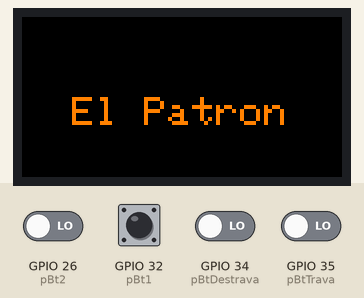
Simulated run of this program. Board: ESP32. Parts: 160×80 colour display. The inputs (shaded band) are chosen by the test bench; at power-on: GPIO 26 (pBt2), GPIO 32 (pBt1), GPIO 34 (pBtDestrava), GPIO 35 (pBtTrava) LOW.

Above: at 1.3 s.
1.4 s: GPIO 34 (pBtDestrava) driven HIGH
At 1.7 s:
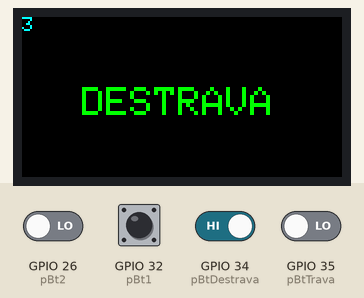
4.4 s: GPIO 32 (pBt1) driven HIGH
At 5.6 s:
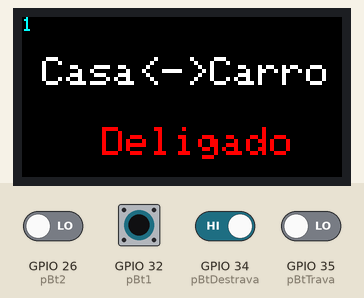
5.9 s: GPIO 26 (pBt2) driven HIGH
At 6.7 s:
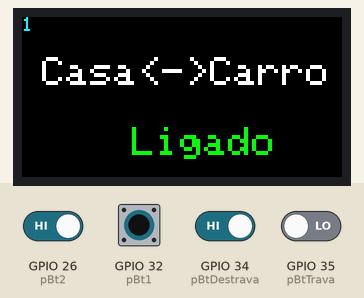
7.4 s: GPIO 35 (pBtTrava) driven HIGH
At 7.7 s:
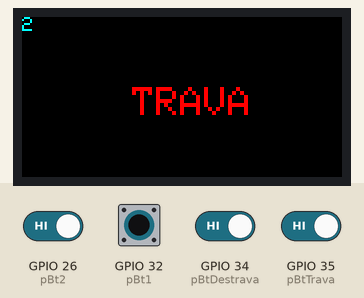
10.4 s: GPIO 32 (pBt1) pulsed LOW 5 times (0.12 s each, 0.3 s apart)
At 13.0 s:
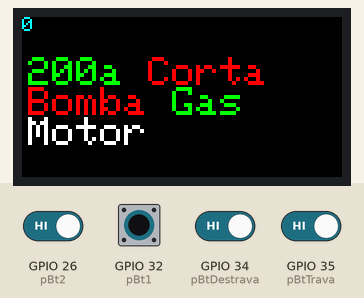
Timing chart, 0 to 14.4 s (numbered marks = the images above; inputs shaded):
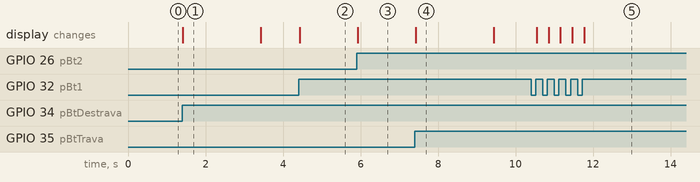

Measured:
- after the input at 1.4 s, the display: changes at once (image 1)
- after the input at 4.4 s, the display: changes at once (image 2)
- after the input at 5.9 s, the display: changes at once (image 3)
- after the input at 7.4 s, the display: changes at once (image 4)
- after the input at 10.4 s, the display: changes after 0.14 s (image 5)
- what the display in image 1 shows lasts 2.0 s, from 1.4 s to 3.4 s

The program:

main.cpp
```cpp
#include <Arduino.h>
#include <SPI.h>
#include <Adafruit_GFX.h>
#include <Adafruit_ST7735.h>
#include "./libs/util.h"

#define RXp2 16
#define TXp2 17

// Pin definitions for ESP32
#define SCLK 22
#define MOSI 23
#define CS 4
#define DC 2
#define RST 15

#define TELA_PRINCIPAL 0
#define TELA_RELE_200A 1
#define TELA_TRAVA 2
#define TELA_DESTRAVA 3
#define TELA_CC 4

#define pIgnicao 21
#define pMotor 19
#define pAux 18
#define pBt1 32
#define pBt2 26
#define pBtTrava 35
#define pBtDestrava 34

#define getALL 86
#define setReleH 82
#define setReleL 114
#define setCCH 67
#define setCCL 99
#define setIgnicaoH 73
#define setIgnicaoL 105
#define setMotorH 77
#define setMotorL 109
#define setGasH 71
#define setGasL 103
#define setAguaH 65
#define setAguaL 97
#define setPositH 80
#define setPositL 112

int stRele200a = LOW;
int stReleCC = LOW;
int stGas = HIGH;
int stAgua = LOW;
int stIgnicao = LOW;
int stMotor = LOW;

int bt1last = HIGH;
int bt2last = HIGH;
int btTravlast = HIGH;
int btDeslast = HIGH;

int bt1mili = 0;
int bt2mili = 0;
int btTravmili = 0;
int btDesmili = 0;

int loopLed = 0;
int loopBtn = 0;
int loopSetSerial = 0;

int screen = -1;

Adafruit_ST7735 tft = Adafruit_ST7735(CS, DC, MOSI, SCLK, RST);

void setup() {
  Serial2.begin(9600, SERIAL_8N1, RXp2, TXp2);

  pinMode(pBt1, INPUT);
  pinMode(pBt2, INPUT);
  pinMode(pBtTrava, INPUT);
  pinMode(pBtDestrava, INPUT);
  pinMode(pIgnicao, INPUT);
  pinMode(pMotor, INPUT);
  pinMode(pAux, INPUT);

  tft.initR(INITR_MINI160x80_PLUGIN);
  tft.setRotation(1);
  tft.fillScreen(ST7735_BLACK);
  tft.setCursor(25,40);
  tft.setTextColor(ST7735_ORANGE);
  tft.setTextSize(2);
  tft.println("El Patron");
}

void tela(int newScreen) {
  if (newScreen > TELA_CC || newScreen < TELA_PRINCIPAL) {
    screen = TELA_PRINCIPAL;
  } else {
    screen = newScreen;
  }

  tft.setTextSize(2);

  if (screen == TELA_PRINCIPAL) {
    tft.fillScreen(ST7735_BLACK);
    tft.setCursor(3,5);

    tft.setCursor(3, 20);
    if (stRele200a == HIGH) {
      tft.setTextColor(ST77XX_GREEN);
    } else {
      tft.setTextColor(ST77XX_RED);
    }
    tft.print("200a ");

    if (stReleCC == HIGH) {
      tft.setTextColor(ST77XX_GREEN);
    } else {
      tft.setTextColor(ST77XX_RED);
    }
    tft.print("Corta");

    tft.setCursor(3, 35);
    if (stAgua == HIGH) {
      tft.setTextColor(ST77XX_GREEN);
    } else {
      tft.setTextColor(ST77XX_RED);
    }
    tft.print("Bomba ");

    if (stGas == HIGH) {
      tft.setTextColor(ST77XX_GREEN);
    } else {
      tft.setTextColor(ST77XX_RED);
    }
    tft.print("Gas");

    tft.setCursor(3, 50);
    if (stMotor == HIGH) {
      tft.setTextColor(ST77XX_GREEN);
    } else if (stIgnicao) {
      tft.setTextColor(ST77XX_ORANGE);
    } else {
      tft.setTextColor(ST77XX_WHITE);
    }
    tft.print("Motor");

  } else if (screen == TELA_RELE_200A) {
    tft.fillScreen(ST7735_BLACK);
    tft.setTextColor(ST77XX_WHITE);
    tft.setCursor(10,20);
    tft.println("Casa<->Carro");

    if (stRele200a == HIGH) {
      tft.setCursor(55,55);
      tft.setTextColor(ST77XX_GREEN);
      tft.println("Ligado");
    } else {
    tft.setCursor(40,55);
      tft.setTextColor(ST77XX_RED);
      tft.println("Deligado");
    }

  } else if (screen == TELA_CC) {
    tft.fillScreen(ST7735_BLACK);
    tft.setTextColor(ST77XX_WHITE);
    tft.setCursor(80,20);
    tft.println("CC");

    if (stReleCC == HIGH) {
      tft.setCursor(55,55);
      tft.setTextColor(ST77XX_GREEN);
      tft.println("Ligado");
    } else {
    tft.setCursor(40,55);
      tft.setTextColor(ST77XX_RED);
      tft.println("Deligado");
    }
  } else if (screen == TELA_TRAVA) {
    tft.fillScreen(ST7735_BLACK);
    tft.setTextColor(ST77XX_RED);
    tft.setCursor(55, 35);
    tft.println("TRAVA");
  } else if (screen == TELA_DESTRAVA) {
    tft.fillScreen(ST7735_BLACK);
    tft.setTextColor(ST77XX_GREEN);
    tft.setCursor(30, 35);
    tft.println("DESTRAVA");
  }

  tft.setTextSize(1);
  tft.setCursor(0,0);
  tft.setTextColor(ST77XX_CYAN);
  tft.println(screen);
}

void botoes(int bt1, int bt2, int btTrava, int btDestrava) {
  if (bt1 > 0) {
    if (bt1 > 5000) {
      tela(TELA_CC);
    } else if (screen == TELA_RELE_200A) {
      tela(0);
    } else {
      tela(screen + 1);
    }
  } else if (bt2 > 0) {
    if (screen == TELA_RELE_200A) {
      if (stRele200a == HIGH) {
        stRele200a = LOW;
      } else {
        stRele200a = HIGH;
      }

      Serial2.write(stRele200a ? setReleH : setReleL);

      tela(TELA_RELE_200A);
    } else if (screen == TELA_CC) {
      if (bt2 > 2000 && stReleCC == LOW) {
        stReleCC = HIGH;
      } else {
        stReleCC = LOW;
      }

      Serial2.write(stReleCC ? setCCH : setCCL);

      tela(TELA_CC);
    } else {
      tela(screen - 1);
    }
  } else if (btTrava > 0) {
    int lastScreen = screen;

    tela(TELA_TRAVA);
    delay(2000);
    tela(lastScreen);
  } else if (btDestrava > 0) {
    int lastScreen = screen;

    tela(TELA_DESTRAVA);
    delay(2000);
    tela(lastScreen);
  }
}

void processarSerial() {
  while (Serial2.available() > 0) {
    int serialByte = Serial2.read();
    bool mudou = false;

    switch (serialByte) {
      case setReleH:
        if (!stRele200a) { mudou = true; }
        stRele200a = HIGH;
        break;

      case setReleL:
        if (stRele200a) { mudou = true; }
        stRele200a = LOW;
        break;

      case setCCH:
        if (!stReleCC) { mudou = true; }
        stReleCC = HIGH;
        break;

      case setCCL:
        if (stReleCC) { mudou = true; }
        stReleCC = LOW;
        break;

      case setGasH:
        if (!stGas) { mudou = true; }
        stGas = HIGH;
        break;

      case setGasL:
        if (stGas) { mudou = true; }
        stGas = LOW;
        break;

      case setAguaH:
        if (!stAgua) { mudou = true; }
        stAgua = HIGH;
        break;

      case setAguaL:
        if (stAgua) { mudou = true; }
        stAgua = LOW;
        break;
    }

    if (mudou) {
      tela(screen);
    }
  }

  if (millis() - loopSetSerial > 751) {
    Serial2.write(stIgnicao ? setIgnicaoH : setIgnicaoL);
    Serial2.write(stMotor ? setMotorH : setMotorL);
    Serial2.write(getALL);

    loopSetSerial = millis();
  }
}

void loop() {
  int tempoBt1 = 0;
  int tempoBt2 = 0;
  int tempoBtTrava = 0;
  int tempoBtDestrava = 0;

  if (millis() - loopBtn > 50) {
    tempoBt1 = pressBotao(pBt1, HIGH, &bt1last, &bt1mili);
    tempoBt2 = pressBotao(pBt2, HIGH, &bt2last, &bt2mili);
    tempoBtTrava = pressBotao(pBtTrava, HIGH, &btTravlast, &btTravmili);
    tempoBtDestrava = pressBotao(pBtDestrava, HIGH, &btDeslast, &btDesmili);

    loopBtn = millis();
  }

  botoes(tempoBt1, tempoBt2, tempoBtTrava, tempoBtDestrava);
  processarSerial();
}
```

util.cpp
```cpp
#include "util.h"
#include <Arduino.h>

int pressBotao(int bt, int keyUp, int *lastStatus, int *btmilis) {
  int status = digitalRead(bt);

  if (status != *lastStatus) {
    *lastStatus = status;

    if (status == keyUp) {
      return millis() - *btmilis;
    }

    *btmilis = millis();
  }

  return 0;
}

bool atualizaRele(int pin, int *status) {
  int newStatus = digitalRead(pin);

  if (newStatus != *status) {
    *status = newStatus;

    return true;
  }

  return false;
}
```

util.h
```cpp
int pressBotao(int bt, int keyUp, int *lastStatus, int *btmilis);

bool atualizaRele(int pin, int *status);
```
